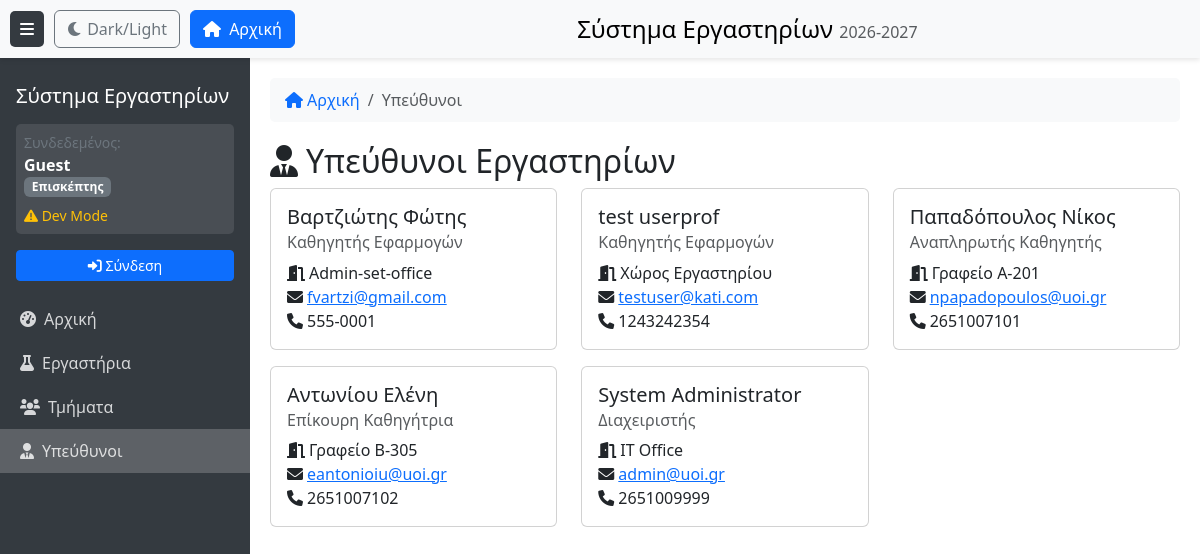
The page /professors-view on the database its author committed.
### models.py (models this page shows)
class Professor(db.Model):
    __tablename__ = 'professor'
    prof_id = db.Column(db.Integer, primary_key=True, autoincrement=True)
    name = db.Column(db.Text, nullable=False)
    status = db.Column(db.Text, nullable=False)
    office = db.Column(db.Text, nullable=False)
    email = db.Column(db.Text, nullable=False)
    tel = db.Column(db.Text, nullable=False)

### routes/views.py (the view)
@views_bp.route('/professors-view')
@require_permission('professors_list', 'view')
def professors_page():
    professors = Professor.query.all()
    return render_template('professors.html',
                           active_page='professors',
                           professors=professors)

### app.py (called while the page is built)
@app.context_processor
def inject_common_vars():
    return {
        'name': session.get('name', 'Guest'),
        'role': session.get('role', 'guest'),
        'AUTH_MODE': app.config['AUTH_MODE'],
        'academic_year': get_academic_year(),
    }

### auth.py (called while the page is built)
def require_permission(resource, action):
    def decorator(f):
        @functools.wraps(f)
        def decorated_function(*args, **kwargs):
            matrix = PermissionMatrix()
            if 'schGrAcPersonID' in session:
                user_id = session['schGrAcPersonID']
                role = matrix.get_user_role(user_id)
            else:
                role = 'guest'
            if not matrix.has_permission(role, resource, action):
                logger.warning(f"Permission denied: {role} tried to access {resource}.{action}")
                abort(403, description="Insufficient permissions")
            return f(*args, **kwargs)
        return decorated_function
    return decorator

def get_academic_year():
    today = datetime.now()
    day_of_year = today.timetuple().tm_yday
    current_year = today.year
    if day_of_year < 35:
        return current_year - 1
    return current_year

    def has_permission(self, role, resource, action):
        if role not in self.matrix['roles']:
            return False
        if resource not in self.matrix['resources']:
            return False
        resource_config = self.matrix['resources'][resource]
        if action not in resource_config:
            return False
        return role in resource_config[action]

### templates/professors.html (shortened to what this page needs)
﻿{% extends "base.html" %}
{% block breadcrumb %}
<li class="breadcrumb-item active" aria-current="page">Υπεύθυνοι</li>
{% endblock %}
{% block content %}
<h2><i class="fas fa-user-tie me-2"></i>Υπεύθυνοι Εργαστηρίων</h2>
<div class="row">
    {% for prof in professors %}
    <div class="col-md-6 col-lg-4 mb-3">
        <div class="card h-100">
            <div class="card-body">
                <h5 class="card-title">{{ prof.name }}</h5>
                <h6 class="card-subtitle mb-2 text-muted">{{ prof.status }}</h6>
                <p class="card-text">
                    <i class="fas fa-door-open me-1"></i>{{ prof.office }}<br>
                    <i class="fas fa-envelope me-1"></i><a href="mailto:{{ prof.email }}">{{ prof.email }}</a><br>
                    <i class="fas fa-phone me-1"></i>{{ prof.tel }}
                </p>
            </div>
        </div>
    </div>
    {% endfor %}
</div>
{% endblock %}

### static/css/style.css (style rules this page uses)
body { display: flex; min-height: 100vh; padding-top: 50px; }

### rows shown on the page
Professor: name "Βαρτζιώτης Φώτης", status "Καθηγητής Εφαρμογών", office "Admin-set-office", email "fvartzi@gmail.com", tel "555-0001"
Professor: name "test userprof", status "Καθηγητής Εφαρμογών", office "Χώρος Εργαστηρίου", email "testuser@kati.com", tel "1243242354"
Professor: name "Παπαδόπουλος Νίκος", status "Αναπληρωτής Καθηγητής", office "Γραφείο Α-201", email "npapadopoulos@uoi.gr", tel "2651007101"
Professor: name "Αντωνίου Ελένη", status "Επίκουρη Καθηγήτρια", office "Γραφείο Β-305", email "eantonioiu@uoi.gr", tel "2651007102"
Professor: name "System Administrator", status "Διαχειριστής", office "IT Office", email "admin@uoi.gr", tel "2651009999"

### other values the page prints
{{ academic_year }} "2026"
{{ academic_year + 1 }} "2027"
{{ name }} "Guest"
